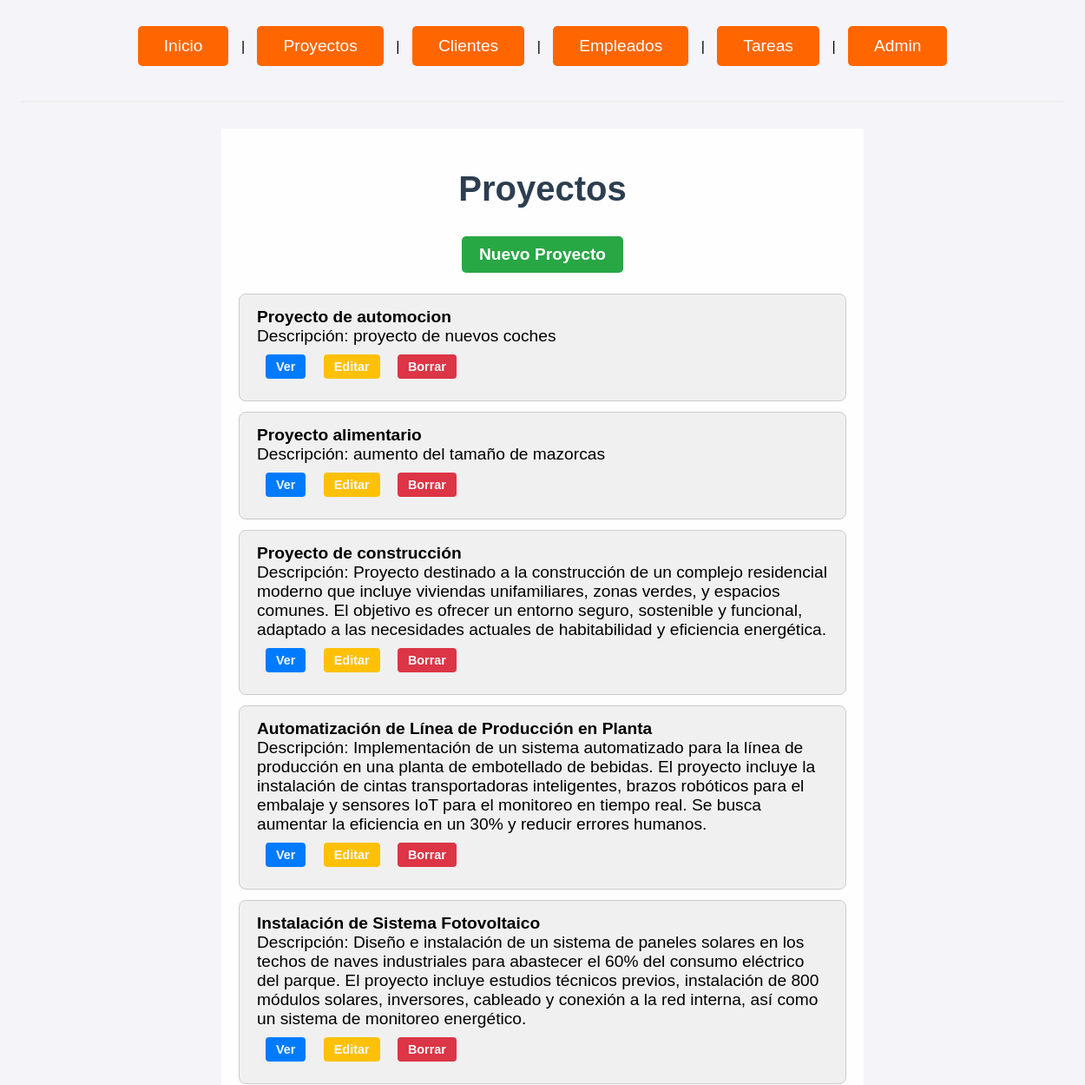
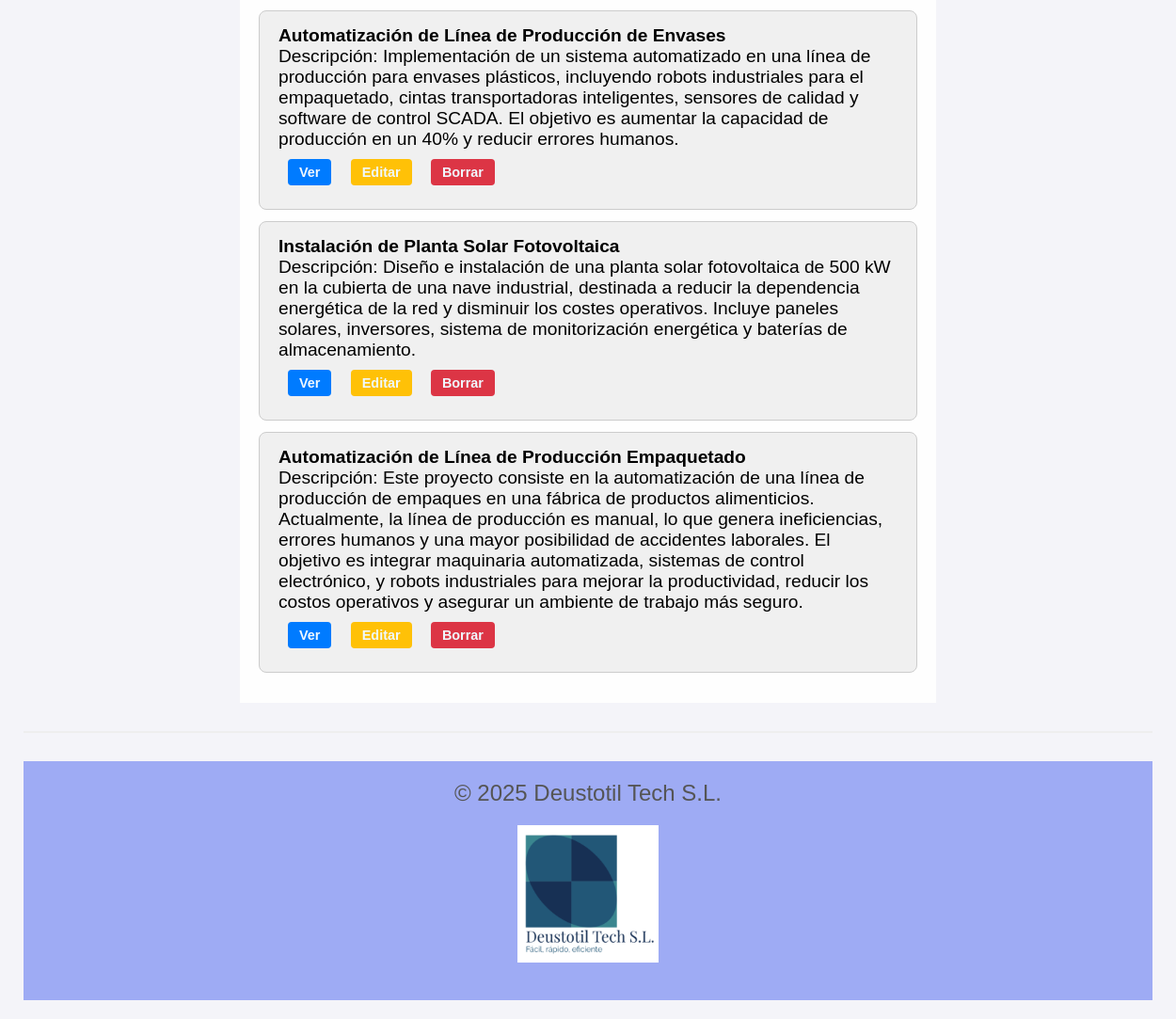
The page /proyectos/ on the database its author committed (2 pictures, top to bottom).
### gestion_produccion_G6/models.py (models this page shows, shortened)
class Proyecto(models.Model):
    nombre = models.CharField(max_length=50)
    descripcion = models.TextField(max_length=500, default="Descripción no proporcionada")
    fecha_ini = models.DateField(default=datetime.date.today)
    fecha_fin = models.DateField(default=datetime.date.today)
    presupuesto = models.IntegerField(default=0)
    responsables = models.ManyToManyField('Empleado', blank=True, related_name='proyectos_responsables')

### gestion_produccion_G6/views.py (the view)
# urls.py: path('proyectos/', views.ProyectoListView.as_view(), name='proyecto_list'),
class ProyectoListView(ListView):
    model = Proyecto
    template_name = 'proyecto_list.html'
    context_object_name = 'proyectos'

### gestion_produccion_G6/templates/proyecto_list.html
{% extends "base.html" %} {% block content %}
<h1>Proyectos</h1>
<a href="{% url 'proyecto_create' %}" class="boton_crear">Nuevo Proyecto</a>
<ul class="lista_general">
  {% for proyecto in proyectos %}
  <li class="lista">
    <strong>{{ proyecto.nombre }}</strong><br />
    Descripción: {{ proyecto.descripcion }}<br />
    <a href="{% url 'proyecto_detail' proyecto.pk %}" class="boton_ver">Ver</a>
    <a href="{% url 'proyecto_update' proyecto.pk %}" class="boton_editar"
      >Editar</a
    >
    <a href="{% url 'proyecto_delete' proyecto.pk %}" class="boton_eliminar"
      >Borrar</a
    >
  </li>
  {% empty %}
  <li class="lista">No hay proyectos disponibles.</li>
  {% endfor %}
</ul>
{% endblock %}

### gestion_produccion_G6/static/CSS/general.css (style rules this page uses)
body { font-family: 'Arial', sans-serif; background-color: #f4f4f9; margin: 0; padding: 0; }
h1 { justify-content: center; }
h1 { font-size: 3rem; font-weight: bold; color: #333; }
a { text-decoration: none; padding: 12px 30px; font-size: 1.2rem; color: white; background-color: #007bff; border-radius: 5px; display: inline-block; margin: 10px; transition: all 0.3s ease; }
h1 { text-align: center; font-size: 2.5rem; color: #2c3e50; margin-bottom: 2rem; }
.boton_crear { display: block; width: fit-content; margin: 0 auto 1.5rem auto; background-color: #28a745; color: white; padding: 10px 20px; text-decoration: none; border-radius: 5px; font-weight: bold; }
.lista_general { list-style: none; padding: 0; max-width: 700px; margin: 0 auto; }
.lista { background-color: #f0f0f0; padding: 15px 20px; border: 1px solid #ccc; margin-bottom: 12px; border-radius: 8px; font-size: 1.2rem; }
.lista strong { font-size: 1.2rem; }
.boton_ver, .boton_editar, .boton_eliminar, .boton_cancelar, .boton_guardar, .boton_retrasada { display: inline-block; padding: 6px 12px; font-size: 0.9rem; border-radius: 4px; margin-right: 5px; text-decoration: none; color:aliceblue; font-weight: bold; }
.boton_ver { background-color: #007bff; }
.boton_editar { background-color: #ffc107; }
.boton_eliminar, .boton_retrasada { background-color: #dc3545; }

### rows shown on the page
Proyecto: nombre "Proyecto de automocion", descripcion "proyecto de nuevos coches"
Proyecto: nombre "Proyecto alimentario", descripcion "aumento del tamaño de mazorcas"
Proyecto: nombre "Proyecto de construcción", descripcion "Proyecto destinado a la construcción de un complejo residencial moderno que incluye viviendas unifamiliares, zonas verdes, y espacios comunes. El objetivo es ofrecer un entorno seguro, sostenible y funcional, adaptado a las necesidades actuales de habitabilidad y eficiencia energética."
Proyecto: nombre "Automatización de Línea de Producción en Planta", descripcion "Implementación de un sistema automatizado para la línea de producción en una planta de embotellado de bebidas. El proyecto incluye la instalación de cintas transportadoras inteligentes, brazos robóticos para el embalaje y sensores IoT para el monitoreo en tiempo real. Se busca aumentar la eficiencia en un 30% y reducir errores humanos."
Proyecto: nombre "Instalación de Sistema Fotovoltaico", descripcion "Diseño e instalación de un sistema de paneles solares en los techos de naves industriales para abastecer el 60% del consumo eléctrico del parque. El proyecto incluye estudios técnicos previos, instalación de 800 módulos solares, inversores, cableado y conexión a la red interna, así como un sistema de monitoreo energético."
Proyecto: nombre "Automatización de Línea de Producción de Envases", descripcion "Implementación de un sistema automatizado en una línea de producción para envases plásticos, incluyendo robots industriales para el empaquetado, cintas transportadoras inteligentes, sensores de calidad y software de control SCADA. El objetivo es aumentar la capacidad de producción en un 40% y reducir errores humanos."
Proyecto: nombre "Instalación de Planta Solar Fotovoltaica", descripcion "Diseño e instalación de una planta solar fotovoltaica de 500 kW en la cubierta de una nave industrial, destinada a reducir la dependencia energética de la red y disminuir los costes operativos. Incluye paneles solares, inversores, sistema de monitorización energética y baterías de almacenamiento."
Proyecto: nombre "Automatización de Línea de Producción Empaquetado", descripcion "Este proyecto consiste en la automatización de una línea de producción de empaques en una fábrica de productos alimenticios. Actualmente, la línea de producción es manual, lo que genera ineficiencias, errores humanos y una mayor posibilidad de accidentes laborales. El objetivo es integrar maquinaria automatizada, sistemas de control electrónico, y robots industriales para mejorar la productividad, reducir los costos operativos y asegurar un ambiente de trabajo más seguro."
